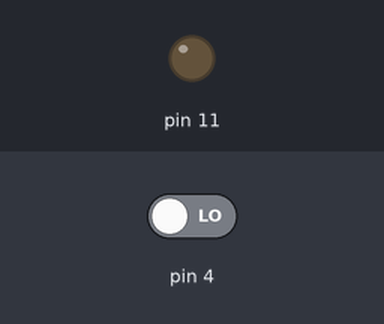
A sketch run on a simulated Arduino Uno, built with avr-gcc and run on an emulated ATmega328P. Shown: output pins drawn as LEDs (lit = HIGH). The inputs (shaded band) are chosen by the test bench; at power-on: pin 4 LOW. What the sketch prints to the serial monitor is not drawn.

Above: at 1.2 s.
1.3 s: pin 4 driven HIGH
At 2.2 s:
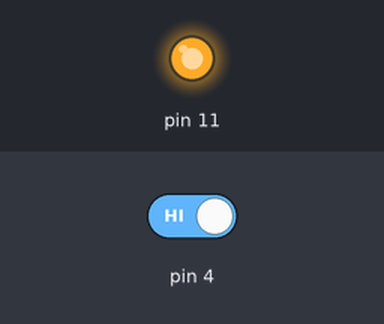
2.8 s: pin 4 driven LOW
At 3.3 s:
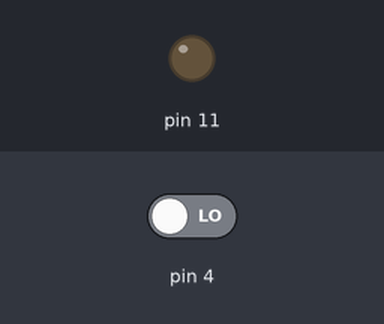
Timing chart, 0 to 5.8 s (numbered marks = the images above; inputs shaded):
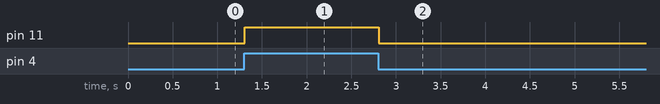

Measured:
- after the input at 1.3 s, pin 11: LOW → HIGH at once
- after the input at 2.8 s, pin 11: HIGH → LOW at once

The sketch:

knopje.ino
```cpp
void setup() {
  // put your setup code here, to run once:
  Serial.begin(9600);
  pinMode (4,INPUT);
  pinMode (11, OUTPUT);
}

void loop() {
  // put your main code here, to run repeatedly:
  int buttonState = digitalRead(4);
  Serial.println(buttonState);

  digitalWrite(11, buttonState);
}
```
